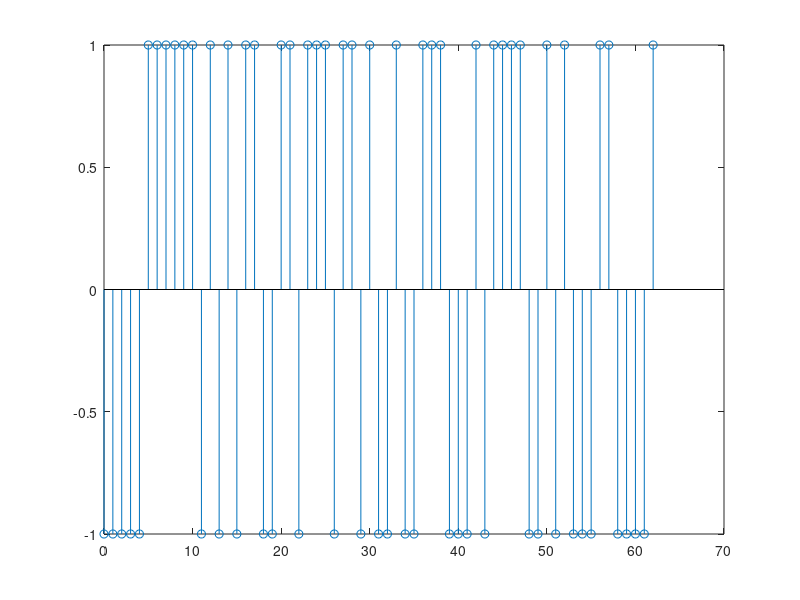

MATLAB code to generate this figure:
function [m63] = M63()

clear all
clf
register=[1 0 0 0 0 0];
for ri=1:63,
m63(ri)=register(1,6);
register(2:6)=register(1:5);
register(1,1)=rem((register(1,1)+m63(1,ri)),2);
end
m63=2*m63-1;
stem((0:62),m63)
